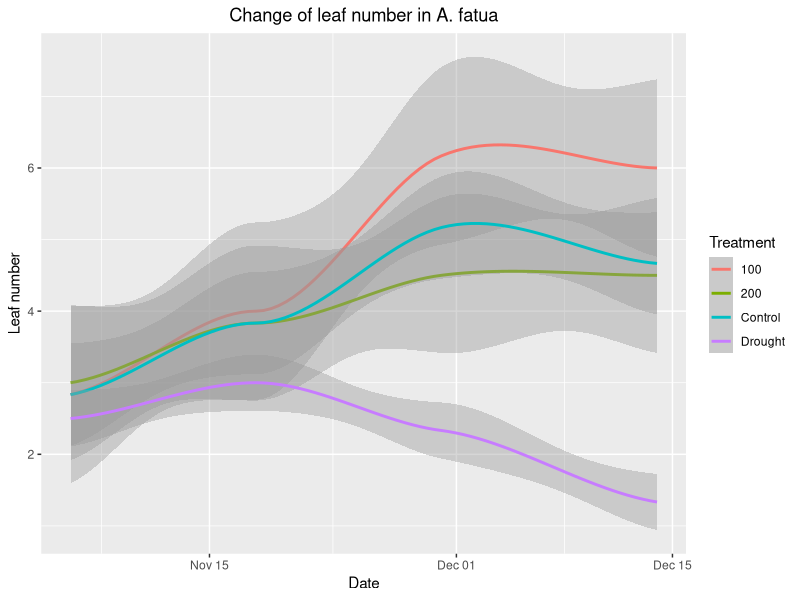
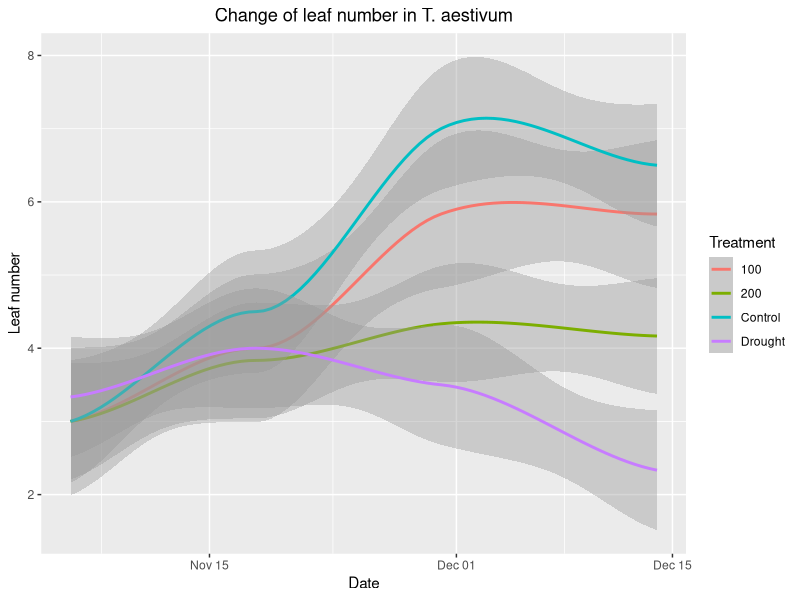
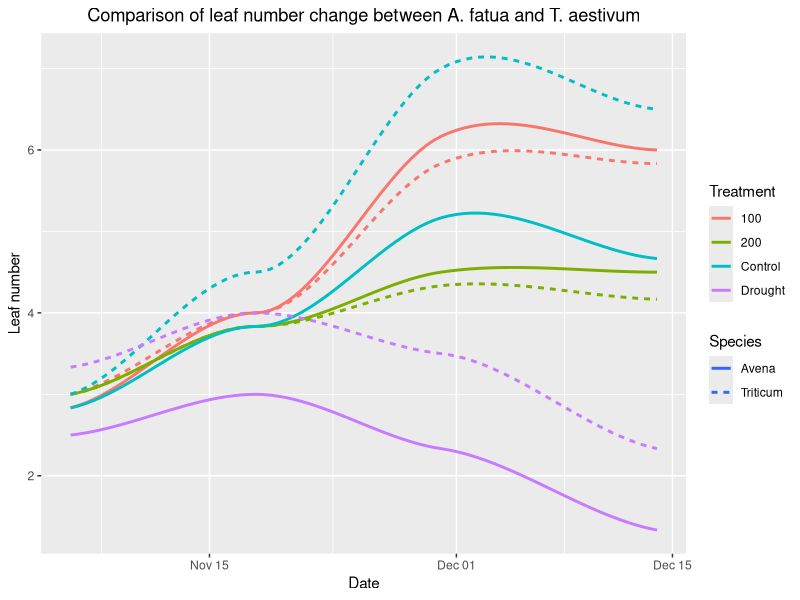
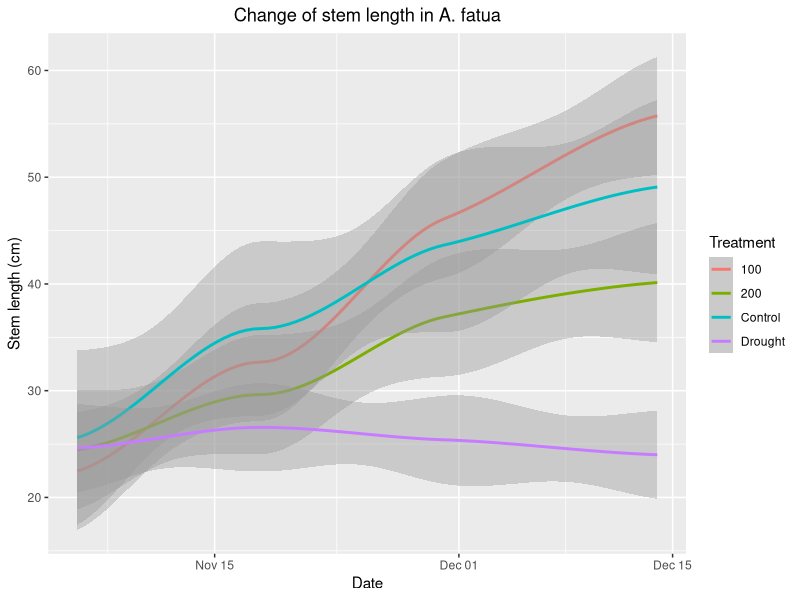
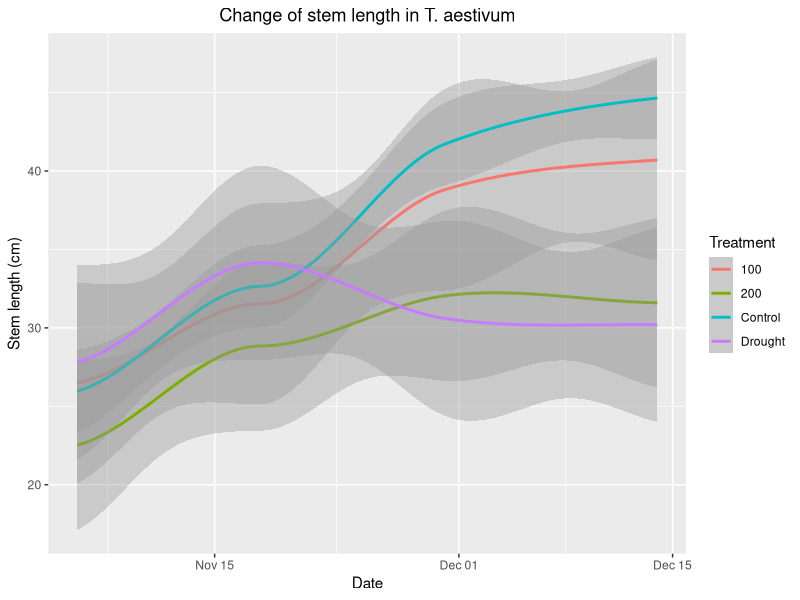
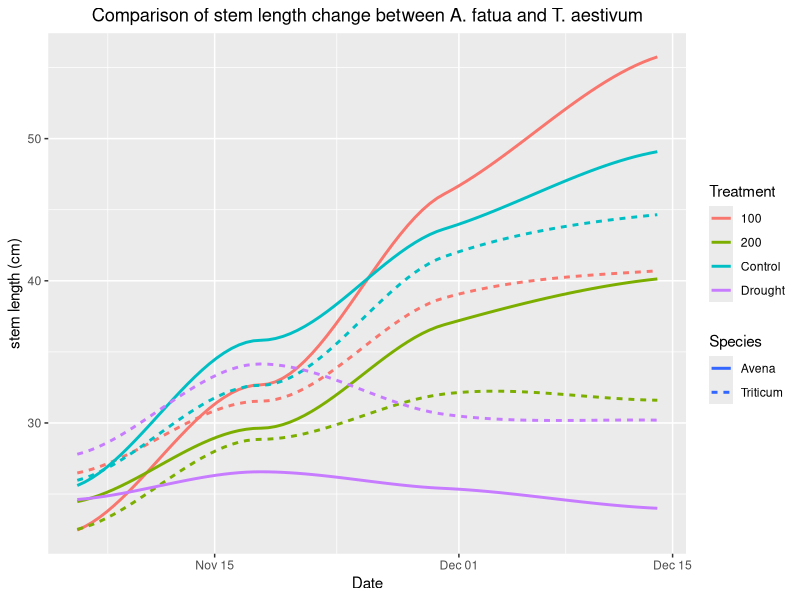
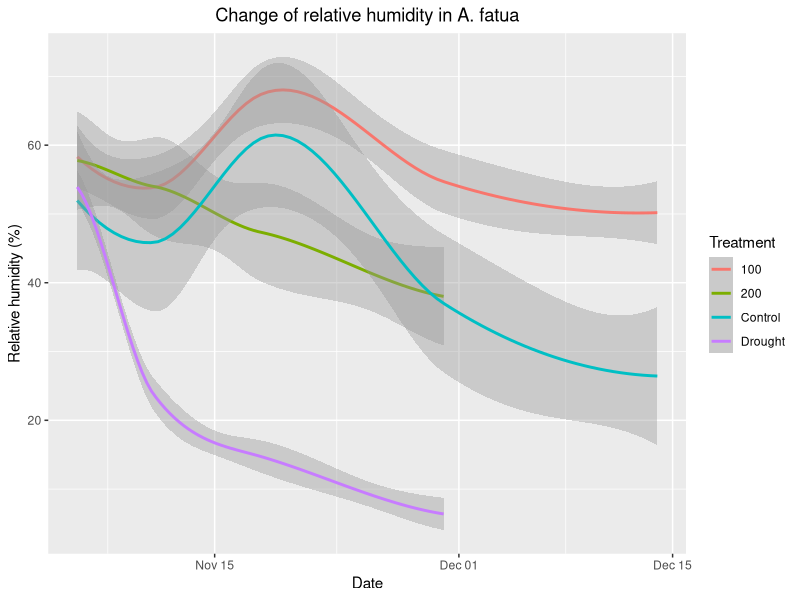
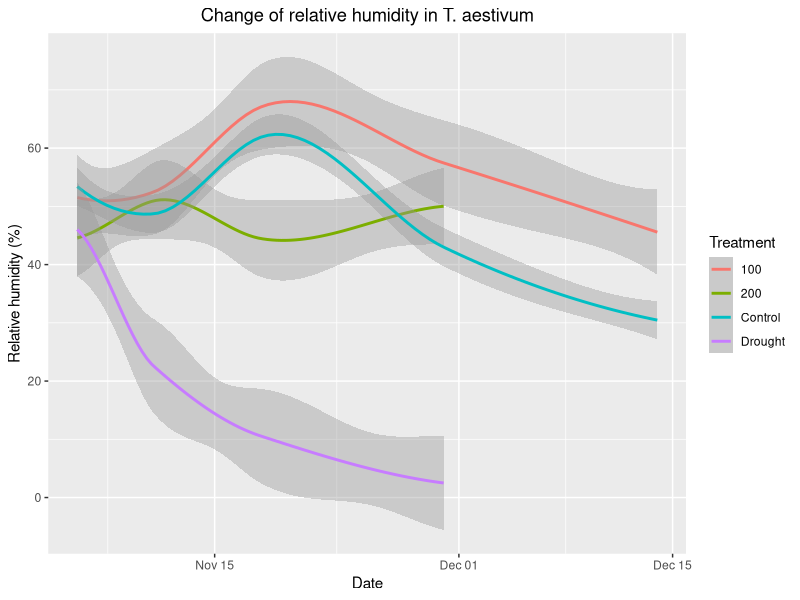

The R source for these figures, in order:
## ---- chunk 1
knitr::opts_chunk$set(message = FALSE, warning = FALSE)
## ---- chunk 2
knitr::opts_chunk$set(suffix = ".png", fig.path = "graphs/", res = 100)
#knitr options to save all the graphics in the folder “results” in png format with a resolution of 100 dpi.
## ---- chunk 3
library("readxl")
Data <- read_excel("210129_Greenhouse_results.xlsx")
Data <- Data[-12]

if (!dir.exists("Graphs")) dir.create("Graphs")

d <- rep("06/11/20", 6)
d <- c(d, rep("11/11/20", 6))
d <- c(d, rep("18/11/20", 6))
d <- c(d, rep("30/11/20", 6))
d <- c(d, rep("14/12/20", 6))
new_date <- rep(d,8)
Data$Date2 <- new_date

Data$Date2 <- as.Date(Data$Date2, format='%d/%m/%y')

library(ggplot2)

## ---- chunk 4
# Leaf number
ggplot(Data[Data$Species =="Avena",], aes(x=Date2, y = Leaf_number, color = Treatment, na.rm=TRUE )) + geom_smooth() + labs(title="Change of leaf number in A. fatua", y="Leaf number", x="Date") + theme(plot.title = element_text(hjust = 0.5))
ggplot(Data[Data$Species =="Triticum",], aes(x=Date2, y = Leaf_number, color = Treatment, na.rm=TRUE )) + geom_smooth() + labs(title="Change of leaf number in T. aestivum", y="Leaf number", x="Date") + theme(plot.title = element_text(hjust = 0.5))

ggplot(Data, aes(x=Date2, y = Leaf_number, color = Treatment,  linetype = Species, na.rm=TRUE )) + geom_smooth(se=F) + labs(title="Comparison of leaf number change between A. fatua and T. aestivum", y="Leaf number", x="Date") + theme(plot.title = element_text(hjust = 0.5))

## ---- chunk 5
ggplot(Data[Data$Species =="Avena",], aes(x=Date2, y = Stem_length, color = Treatment, na.rm=TRUE )) + geom_smooth()  + labs(title="Change of stem length in A. fatua", y="Stem length (cm)", x="Date") + theme(plot.title = element_text(hjust = 0.5))
ggplot(Data[Data$Species =="Triticum",], aes(x=Date2, y = Stem_length, color = Treatment, na.rm=TRUE )) + geom_smooth() + labs(title="Change of stem length in T. aestivum", y="Stem length (cm)", x="Date") + theme(plot.title = element_text(hjust = 0.5))

ggplot(Data, aes(x=Date2, y = Stem_length, color = Treatment,  linetype = Species, na.rm=TRUE )) + geom_smooth(se=F) + labs(title="Comparison of stem length change between A. fatua and T. aestivum", y="stem length (cm)", x="Date") + theme(plot.title = element_text(hjust = 0.5)) 
## ---- chunk 6
ggplot(Data[Data$Species =="Avena",], aes(x=Date2, y = RH, color = Treatment, na.rm=TRUE )) + geom_smooth()  + labs(title="Change of relative humidity in A. fatua", y="Relative humidity (%)", x="Date") + theme(plot.title = element_text(hjust = 0.5))
# Test statistical difference between 100mM and control for RH. 
ggplot(Data[Data$Species =="Triticum",], aes(x=Date2, y = RH, color = Treatment, na.rm=TRUE )) + geom_smooth() + labs(title="Change of relative humidity in T. aestivum", y="Relative humidity (%)", x="Date") + theme(plot.title = element_text(hjust = 0.5))

ggplot(Data, aes(x=Date2, y = RH, color = Treatment,  linetype = Species, na.rm=TRUE )) + geom_smooth(se=F) + labs(title="Comparison of relative humidity change between A. fatua and T. aestivum", y="Relative humidity (%)", x="Date") + theme(plot.title = element_text(hjust = 0.5))
## ---- chunk 7

ggplot(Data[Data$Species =="Avena",], aes(x=Date2, y = EC, color = Treatment, na.rm=TRUE )) + geom_smooth() + labs(title="Change of EC number in A. fatua", y="EC (mS/cm)", x="Date") + theme(plot.title = element_text(hjust = 0.5))
ggplot(Data[Data$Species =="Triticum",], aes(x=Date2, y = EC, color = Treatment, na.rm=TRUE )) + geom_smooth() + labs(title="Change of EC number in T. aestivum", y="EC(mS/cm)", x="Date") + theme(plot.title = element_text(hjust = 0.5))

ggplot(Data, aes(x=Date2, y = EC, color = Treatment,  linetype = Species, na.rm=TRUE )) + geom_smooth(se=F) + labs(title="Comparison of EC change between A. fatua and T. aestivum", y="EC (mS/cm)", x="Date") + theme(plot.title = element_text(hjust = 0.5))


## ---- chunk 8
library(ggplot2)
library(dplyr)
library(ggpubr)
#Dataframe with only the last day
Data.last <- Data[Data$Date =="201214" , ]

Data.last$Treatment <- as.factor(Data.last$Treatment)
Data.last$Stem_length <- as.numeric(Data.last$Stem_length)
#Treatment2 created to reorder the variables in the graph
Data.last$Treatment2 <- factor(Data.last$Treatment, c("Control", "100", "200", "Drought"))
## ---- chunk 9
Data.last$Stem_length <- as.numeric(Data.last$Stem_length)
StemGraph<- ggplot(Data.last, aes(x = Treatment2 , y = Stem_length))
StemGraph<- StemGraph +geom_boxplot(
  aes(fill = Species),
  position = position_dodge(0.75)) +
  labs(y= "Stem length (cm)", x = "Treatment")+ 
  ggtitle("Stem length under different treatment")+ 
  theme(plot.title = element_text(hjust = 0.5))+
  annotate(geom="text", x=1, y=70, label="ns", cex= 7, color="black")+
  annotate(geom="text", x=2, y=70, label="**", cex= 8.5, color="black")+
  annotate(geom="text", x=3, y=70, label="ns", cex= 7, color="black")+
  annotate(geom="text", x=4, y=70, label="ns", cex= 7, color="black")
StemGraph

## ---- chunk 10
#Stem length graph
Data.last$Stem_length <- as.numeric(Data.last$Stem_length)
StemGraphA<- ggplot(Data.last[Data.last$Species == "Avena" ,], aes(x = Treatment2 , y = Stem_length))
StemGraphA<- StemGraphA +geom_boxplot(
  aes(fill = Treatment2),
  position = position_dodge(0.75)) +
  labs(y= "Stem length (cm)", x = "Treatment")+
  theme(legend.position = "none") +
  ggtitle("Avena")+ 
  theme(plot.title = element_text(hjust = 0.5))+
  annotate(geom="text", x=1, y=70, label="a", cex= 6, color="black")+
  annotate(geom="text", x=2, y=70, label="ab", cex= 6, color="black")+
  annotate(geom="text", x=3, y=70, label="b", cex= 6, color="black")+
  annotate(geom="text", x=4, y=70, label="c", cex= 6, color="black")

StemGraphT<- ggplot(Data.last[Data.last$Species == "Triticum" ,], aes(x = Treatment2 , y = Stem_length))
StemGraphT<- StemGraphT +geom_boxplot(
  aes(fill = Treatment2),
  position = position_dodge(0.75)) +
  labs(y= NULL, x = "Treatment")+
  theme(legend.position = "none") +
  ggtitle("Triticum")+ 
  theme(plot.title = element_text(hjust = 0.5))+
  annotate(geom="text", x=1, y=70, label="a", cex= 6, color="black")+
  annotate(geom="text", x=2, y=70, label="a", cex= 6, color="black")+
  annotate(geom="text", x=3, y=70, label="b", cex= 6, color="black")+
  annotate(geom="text", x=4, y=70, label="b", cex= 6, color="black")

StemGraph <- ggarrange(
  StemGraphA, NULL,  StemGraphT,
  nrow = 1, widths = c(1, -0.035, 1),
  labels = c("", "", ""))

StemGraph <-   annotate_figure(StemGraph,
                               top = text_grob("Stem length under different treatments", face = "bold", size = 14)) 
StemGraph
## ---- chunk 11
#Leaf number graph
Data.last$Leaf_number <- as.numeric(Data.last$Leaf_number)
LeafGraphA<- ggplot(Data.last[Data.last$Species == "Avena" ,], aes(x = Treatment2 , y = Leaf_number))
LeafGraphA<- LeafGraphA +geom_boxplot(
  aes(fill = Treatment2),
  position = position_dodge(0.75)) +
  labs(y= "Leaves number", x = "Treatment")+
  theme(legend.position = "none") +
  ggtitle("Avena")+ 
  theme(plot.title = element_text(hjust = 0.5))+
  annotate(geom="text", x=1, y=10, label="a", cex= 6, color="black")+
  annotate(geom="text", x=2, y=10, label="a", cex= 6, color="black")+
  annotate(geom="text", x=3, y=10, label="a", cex= 6, color="black")+
  annotate(geom="text", x=4, y=10, label="b", cex= 6, color="black")


LeafGraphT<- ggplot(Data.last[Data.last$Species == "Triticum" ,], aes(x = Treatment2 , y = Leaf_number))
LeafGraphT<- LeafGraphT +geom_boxplot(
  aes(fill = Treatment2),
  position = position_dodge(0.75)) +
  labs(y= NULL, x = "Treatment")+
  theme(legend.position = "none") +
  ggtitle("Triticum")+ 
  theme(plot.title = element_text(hjust = 0.5))+
  annotate(geom="text", x=1, y=10, label="a", cex= 6, color="black")+
  annotate(geom="text", x=2, y=10, label="a", cex= 6, color="black")+
  annotate(geom="text", x=3, y=10, label="b", cex= 6, color="black")+
  annotate(geom="text", x=4, y=10, label="c", cex= 6, color="black")


LeafGraph <- ggarrange(
  LeafGraphA, NULL,  LeafGraphT,
  nrow = 1, widths = c(1, -0.035, 1),
  labels = c("", "", "")
)
LeafGraph <-   annotate_figure(LeafGraph,
                top = text_grob("Leaf number", face = "bold", size = 14)) 
LeafGraph
## ---- chunk 12
#Root length graph
Data.last$Root_Length <- as.numeric(Data.last$Root_Length)
RootGraphA<- ggplot(Data.last[Data.last$Species == "Avena" ,], aes(x = Treatment2 , y = Root_Length))
RootGraphA<- RootGraphA +geom_boxplot(
  aes(fill = Treatment2),
  position = position_dodge(0.75)) +
  labs(y= "Root length (cm)", x = "Treatment")+
  theme(legend.position = "none") +
  ggtitle("Avena")+ 
  theme(plot.title = element_text(hjust = 0.5))+
  annotate(geom="text", x=1, y=30, label="a", cex= 6, color="black")+
  annotate(geom="text", x=2, y=30, label="a", cex= 6, color="black")+
  annotate(geom="text", x=3, y=30, label="a", cex= 6, color="black")+
  annotate(geom="text", x=4, y=30, label="a", cex= 6, color="black")


RootGraphT<- ggplot(Data.last[Data.last$Species == "Triticum" ,], aes(x = Treatment2 , y = Root_Length))
RootGraphT<- RootGraphT +geom_boxplot(
  aes(fill = Treatment2),
  position = position_dodge(0.75)) +
  labs(y= NULL, x = "Treatment")+
  theme(legend.position = "none") +
  ggtitle("Triticum")+ 
  theme(plot.title = element_text(hjust = 0.5))+
  annotate(geom="text", x=1, y=40, label="a", cex= 6, color="black")+
  annotate(geom="text", x=2, y=40, label="a", cex= 6, color="black")+
  annotate(geom="text", x=3, y=40, label="a", cex= 6, color="black")+
  annotate(geom="text", x=4, y=40, label="a", cex= 6, color="black")


RootGraph <- ggarrange(
  RootGraphA, NULL,  RootGraphT,
  nrow = 1, widths = c(1, -0.035, 1),
  labels = c("", "", "")
)
RootGraph <-   annotate_figure(RootGraph,
                               top = text_grob("Root length under different treatments", face = "bold", size = 14)) 
RootGraph
## ---- chunk 13
#Fresh weight graph 
Data.last$Fresh_weight <- as.numeric(Data.last$Fresh_weight)
FreshGraphA<- ggplot(Data.last[Data.last$Species == "Avena" ,], aes(x = Treatment2 , y = Fresh_weight))
FreshGraphA<- FreshGraphA +geom_boxplot(
  aes(fill = Treatment2),
  position = position_dodge(0.75)) +
  labs(y= "Fresh weight (g)", x = "Treatment")+
  theme(legend.position = "none") +
  ggtitle("Avena")+ 
  theme(plot.title = element_text(hjust = 0.5))+
  annotate(geom="text", x=1, y=10, label="a", cex= 6, color="black")+
  annotate(geom="text", x=2, y=10, label="ab", cex= 6, color="black")+
  annotate(geom="text", x=3, y=10, label="bc", cex= 6, color="black")+
  annotate(geom="text", x=4, y=10, label="c", cex= 6, color="black")


FreshGraphT<- ggplot(Data.last[Data.last$Species == "Triticum" ,], aes(x = Treatment2 , y = Fresh_weight))
FreshGraphT<- FreshGraphT +geom_boxplot(
  aes(fill = Treatment2),
  position = position_dodge(0.75)) +
  labs(y= NULL, x = "Treatment")+
  theme(legend.position = "none") +
  ggtitle("Triticum")+ 
  theme(plot.title = element_text(hjust = 0.5))+
  annotate(geom="text", x=1, y=10, label="a", cex= 6, color="black")+
  annotate(geom="text", x=2, y=10, label="b", cex= 6, color="black")+
  annotate(geom="text", x=3, y=10, label="c", cex= 6, color="black")+
  annotate(geom="text", x=4, y=10, label="d", cex= 6, color="black")


FreshGraph <- ggarrange(
  FreshGraphA, NULL,  FreshGraphT,
  nrow = 1, widths = c(1, -0.035, 1),
  labels = c("", "", "")
)
FreshGraph <-   annotate_figure(FreshGraph,
                               top = text_grob("Fresh weight under different treatments", face = "bold", size = 14)) 
FreshGraph
## ---- chunk 14
#Dry weight graph
Data.last$Dry_weight <- as.numeric(Data.last$Dry_weight)
DryGraphA<- ggplot(Data.last[Data.last$Species == "Avena" ,], aes(x = Treatment2 , y = Dry_weight))
DryGraphA<- DryGraphA +geom_boxplot(
  aes(fill = Treatment2),
  position = position_dodge(0.75)) +
  labs(y= "Dry weight (g)", x = "Treatment")+
  theme(legend.position = "none") +
  ggtitle("Avena")+ 
  theme(plot.title = element_text(hjust = 0.5))+
  annotate(geom="text", x=1, y=8.75, label="a", cex= 6, color="black")+
  annotate(geom="text", x=2, y=8.75, label="ab", cex= 6, color="black")+
  annotate(geom="text", x=3, y=8.75, label="b", cex= 6, color="black")+
  annotate(geom="text", x=4, y=8.75, label="c", cex= 6, color="black")


DryGraphT<- ggplot(Data.last[Data.last$Species == "Triticum" ,], aes(x = Treatment2 , y = Dry_weight))
DryGraphT<- DryGraphT +geom_boxplot(
  aes(fill = Treatment2),
  position = position_dodge(0.75)) +
  labs(y= NULL, x = "Treatment")+
  theme(legend.position = "none") +
  ggtitle("Triticum")+ 
  theme(plot.title = element_text(hjust = 0.5))+
  annotate(geom="text", x=1, y=8.75, label="a", cex= 6, color="black")+
  annotate(geom="text", x=2, y=8.75, label="b", cex= 6, color="black")+
  annotate(geom="text", x=3, y=8.75, label="c", cex= 6, color="black")+
  annotate(geom="text", x=4, y=8.75, label="d", cex= 6, color="black")


DryGraph <- ggarrange(
  DryGraphA, NULL,  DryGraphT,
  nrow = 1, widths = c(1, -0.035, 1),
  labels = c("", "", "")
)
DryGraph <-   annotate_figure(DryGraph,
                                top = text_grob("Dry weight under different treatments", face = "bold", size = 14)) 
DryGraph
